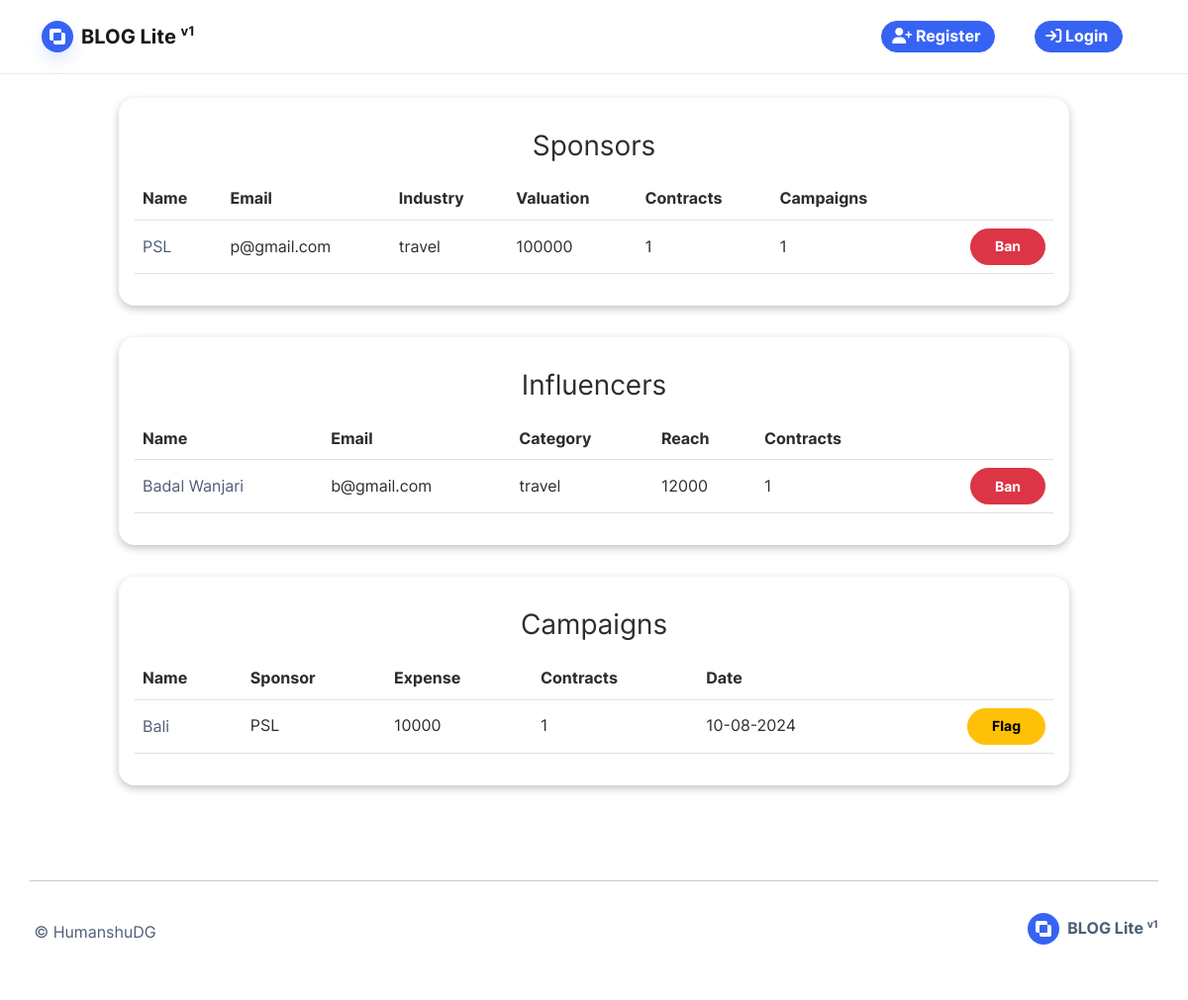
The page /admin on the database its author committed.
### base/models.py (models this page shows, shortened)
class Sponsor(db.Model):
    id = db.Column(db.Integer, primary_key=True)
    user_id = db.Column(db.Integer, db.ForeignKey('user.id'), unique=True)
    sponsor_name = db.Column(db.String(100), nullable=False)
    industry = db.Column(db.String(100))
    market_valuation = db.Column(db.Integer())
    bio = db.Column(db.Text(), nullable=True)
    website = db.Column(db.String(50), default="-")
    image_file = db.Column(db.String(50), nullable=False, default='default-sponsor.jpg')
    sponsor_campaigns = db.relationship('Campaign', backref='sponsor_campaigns', uselist=True)
    sponsor_contracts = db.relationship('Contract', backref="sponsor_contracts", uselist=True)

class Influencer(db.Model):
    id = db.Column(db.Integer, primary_key=True)
    user_id = db.Column(db.Integer, db.ForeignKey('user.id'), unique=True)
    influencer_name = db.Column(db.String(100), nullable=False)
    category = db.Column(db.String(100), nullable=False)
    niche = db.Column(db.String(100), nullable=False)
    reach = db.Column(db.Integer, nullable=False)
    profile_url = db.Column(db.String(100), nullable=True)
    image_file = db.Column(db.String(50), nullable=False, default='default.jpg')
    bio = db.Column(db.Text(), nullable=True)
    campaign_requests = db.relationship('CampaignRequest', backref='campaign_requests', uselist=True)
    campaign_contracts = db.relationship('Contract', backref='campaign_contracts', uselist=True)

class Campaign(db.Model):
    id = db.Column(db.Integer, primary_key=True, autoincrement=True)
    sponsor_id = db.Column(db.Integer, db.ForeignKey('sponsor.id'))
    title = db.Column(db.String(150), nullable=False)
    description = db.Column(db.Text(), nullable=False)
    budget = db.Column(db.Integer, nullable=False)
    target_audience = db.Column(db.String(20))
    start_date = db.Column(db.Date(), nullable=False)
    end_date = db.Column(db.Date(), nullable=False)
    image_file = db.Column(db.String(50), nullable=False, default='default.jpg')
    is_disabled = db.Column(db.Boolean, default=True)
    is_deleted = db.Column(db.Boolean, default=False)
    is_flagged = db.Column(db.Boolean, default=False)
    date_posted = db.Column(db.DateTime, nullable=False, default=datetime.now())
    influencer_requests = db.relationship('CampaignRequest', backref='influencer_requests', uselist=True)
    influencer_contracts = db.relationship('Contract', backref='influencer_contracts', uselist=True)
    def __repr__(self):
        return f"Campaign('{self.title}', '{self.budget}')"

### base/admin_routes.py (the view)
@app.route("/admin")
def admin_home():
    sponsors = (
            Sponsor.query
            .join(User, Sponsor.user_id == User.id)
            .outerjoin(Sponsor.sponsor_campaigns)
            .outerjoin(Sponsor.sponsor_campaigns)
            .add_columns(
                User.is_banned,
                User.email,
                Sponsor.sponsor_name,
                Sponsor.industry,
                Sponsor.market_valuation,
                Sponsor.user_id,
                func.count(Sponsor.sponsor_campaigns).label("contract_count"),
                func.count(Sponsor.sponsor_campaigns).label("campaign_count")
            )
            .group_by(
                Sponsor.id,
            )
            .all()
        )
    influencers = (
            Influencer.query
            .join(User, Influencer.user_id == User.id)
            .outerjoin(Influencer.campaign_contracts)  # Ensure this matches the relationship name
            .add_columns(
                Influencer.user_id,
                Influencer.influencer_name,
                User.is_banned,
                User.email,
                Influencer.reach,
                func.count(Influencer.campaign_contracts).label("contract_count"),
                Influencer.category
            )
            .group_by(
                Influencer.user_id
            )
            .all()
        )
    campaigns = (
        Campaign.query
        .join(Sponsor, Campaign.sponsor_id == Sponsor.id)
        .outerjoin(Campaign.influencer_contracts)
        .add_columns(
            Campaign.id,
            Campaign.title,
            Campaign.date_posted,
            Campaign.budget,
            Campaign.is_flagged,
            Sponsor.sponsor_name,
            func.count(Campaign.influencer_contracts).label("influencer_count"),
            func.sum(Campaign.budget).label("expenditure")
        )
        .group_by(
            Campaign.id
        )
        .all()
    )
    print(campaigns)
    return render_template('admin-pages/home.html',
                           sponsors=sponsors, \
                           influencers=influencers, \
                           campaigns=campaigns,
                          )

### base/templates/admin-pages/home.html (shortened to what this page needs)
{% extends 'base.html' %} {% block blog %}
<div
    class="h-100 my-4 gap-4 row"
    style="
        width: 80%;
        display: grid;
        grid-template-columns: 1fr;
        margin-inline: auto;
        column-gap: 1rem;
        row-gap: 1rem;
        grid-auto-flow: row;
    "
>
    <div
        class="card mb-2 p-3 w-100"
        style="box-shadow: rgba(0, 0, 0, 0.24) 0px 3px 8px"
    >
        <h3 class="card-title my-3">Sponsors</h3>
        <table class="table table-hover w-100">
            <tr class="">
                <th>Name</th>
                <th>Email</th>
                <th>Industry</th>
                <th>Valuation</th>
                <th>Contracts</th>
                <th>Campaigns</th>
                <th></th>
            </tr>
            {% for sponsor in sponsors %}
            <tr class="col-md-12">
                <td>
                    <a href="{{ url_for('profile', id=sponsor.user_id) }}"
                        >{{sponsor.sponsor_name}}</a
                    >
                </td>
                <td>{{sponsor.email}}</td>
                <td>{{sponsor.industry}}</td>
                <td>{{sponsor.market_valuation}}</td>
                <td>{{sponsor.contract_count}}</td>
                <td>{{sponsor.campaign_count}}</td>
                <td class="" style="text-align: right !important">
                    <a href="{{ url_for('ban_user', id=sponsor.user_id ) }}">
                        {% if sponsor.is_banned %}
                        <button class="btn btn-sm btn-success">Unban</button>
                        {% else %}
                        <button class="btn btn-sm btn-danger">Ban</button>
                        {% endif %}
                    </a>
                </td>
            </tr>
            {% endfor %}
        </table>
    </div>
    <div
        class="card mb-2 p-3 w-100"
        style="box-shadow: rgba(0, 0, 0, 0.24) 0px 3px 8px"
    >
        <h3 class="card-title my-3">Influencers</h3>
        <table class="table table-hover w-100">
            <tr class="col-md-12">
                <th class="">Name</th>
                <th>Email</th>
                <th>Category</th>
                <th>Reach</th>
                <th>Contracts</th>
                <th></th>
            </tr>
            {% for influencer in influencers %}
            <tr class="col-md-12">
                <td class="">
                    <a href="{{ url_for('profile', id=influencer.user_id) }}"
                        >{{influencer.influencer_name}}</a
                    >
                </td>
                <td class="">{{influencer.email}}</td>
                <td class="">{{influencer.category}}</td>
                <td class="">{{influencer.reach}}</td>
                <td class="">{{influencer.contract_count}}</td>
                <td style="text-align: right !important">
                    <a href="{{ url_for('ban_user', id=influencer.user_id ) }}">
                        {% if influencer.is_banned %}
                        <button class="btn btn-sm btn-success">Unban</button>
                        {% else %}
                        <button class="btn btn-sm btn-danger">Ban</button>
                        {% endif %}
                    </a>
                </td>
            </tr>
            {% endfor %}
        </table>
    </div>
    <div
        class="card mb-2 p-3 w-100"
        style="box-shadow: rgba(0, 0, 0, 0.24) 0px 3px 8px"
    >
        <h3 class="card-title my-3">Campaigns</h3>
        <table class="table table-hover w-100 text-center">
            <tr class="col-md-12">
                <th>Name</th>
                <th>Sponsor</th>
                <th>Expense</th>
                <th>Contracts</th>
                <th>Date</th>
                <th></th>
            </tr>
            {% for campaign in campaigns %}
            <tr class="col-md-12">
                <td>
                    <a href="{{ url_for('profile', id=campaign.id ) }}"
                        >{{campaign.title[0:15]}}</a
                    >
                </td>
                <td>{{campaign.sponsor_name}}</td>
                <td>{{campaign.expenditure}}</td>
                <td>{{campaign.influencer_count}}</td>
                <td>{{campaign.date_posted.strftime('%d-%m-%Y')}}</td>
                <td style="text-align: right !important">
                    <a href="{{ url_for('flag_campaign', id=campaign.id) }}">
                        {% if campaign.is_flagged %}
                        <button class="btn btn-sm btn-success">Unflag</button>
                        {% else %}
                        <button class="btn btn-sm btn-warning">Flag</button>
                        {% endif %}
                    </a>
                </td>
            </tr>
            {% endfor %}
        </table>
    </div>
</div>
{% endblock %}

### base/templates/base.html (shortened to what this page needs)
<!DOCTYPE html>
<html lang="en">
<head>
	<link rel = "stylesheet" href = '/static/style.css'>
</head>
<body>
	<nav id="mainNav" class="navbar navbar-light navbar-expand-md sticky-top navbar-shrink py-3">
		<div class="container">
			<a class="navbar-brand d-flex align-items-center"
				href="/"
				>
				<span class="bs-icon-sm bs-icon-circle bs-icon-primary shadow d-flex justify-content-center align-items-center me-2 bs-icon">
					<svg class="bi bi-exclude" xmlns="http://www.w3.org/2000/svg" width="1em" height="1em" fill="currentColor" viewBox="0 0 16 16">
						<path d="M0 2a2 2 0 0 1 2-2h8a2 2 0 0 1 2 2v2h2a2 2 0 0 1 2 2v8a2 2 0 0 1-2 2H6a2 2 0 0 1-2-2v-2H2a2 2 0 0 1-2-2V2zm12 2H5a1 1 0 0 0-1 1v7h7a1 1 0 0 0 1-1V4z"></path>
					</svg>
				</span>
				<span>
					BLOG Lite
						<sup>
							<small>
								v1
							</small>
						</sup>
				</span>
			</a>
			<div id="navcol-1" class="collapse navbar-collapse justify-content-between align-items-center">
				{% if current_user.is_authenticated %}
					<ul class="navbar-nav mx-auto">
						<li class="nav-item">
							<a class="nav-link
								{% block home %}
								{% endblock %}
								" href="/home">
								<i class="fa-solid fa-house-chimney"></i>
							</a>
						</li>
						{% if current_user.is_authenticated and current_user.role=="INFLUENCER" %}
						<li class="nav-item">
							<a class="nav-link
							" href="{{url_for('my_contracts')}}">
								<i class="fa-solid fa-folder-open"></i>
								</i>
							</a>
						</li>
						{% endif %}
						<li class="nav-item">
							<a class="nav-link
								{% block search %}
								{% endblock %}
								" href="/search">
								<i class="fa-solid fa-magnifying-glass"></i>
							</a>
						</li>
						<li class="nav-item">
							<a class="nav-link
								{% block profile %}
								{% endblock %}
								" href="/account">
								<i class="fa-solid fa-user"></i>
							</a>
						</li>
					</ul>
					<ul class="nav mx-1 navbar-right">
						{% if current_user.role == "SPONSOR" %}
						<li class='nav-item navbar-right'>
							<a class="btn btn-primary" role="button" style="margin-left: 20px;margin-right: 20px;padding-left: 10px;padding-right: 10px;padding-top: 2px;padding-bottom: 2px;"
								href="{{url_for('create_campaign')}}"
								>
								<i class="far fa-plus"></i>&nbsp;Create&nbsp;
							</a>
						</li>
						{% endif %}
						<li class='nav-item navbar-right'>
							<a class="btn btn-primary" role="button" style="margin-left: 20px;margin-right: 20px;padding-left: 10px;padding-right: 10px;padding-top: 2px;padding-bottom: 2px;"
								href="{{url_for('logout')}}"
								>
								<i class="fa fa-sign-out"></i>&nbsp;Logout&nbsp;
							</a>
						</li>
					</ul>
					{% else %}
					<ul class="nav mx-1 navbar-right">
						<li class="nav-item navbar-right">
							<a class="btn btn-primary" role="button" style="margin-left: 20px;margin-right: 20px;padding-left: 10px;padding-right: 10px;padding-top: 2px;padding-bottom: 2px;"
								href="{{ url_for('register' )}}"
								>
								<i class="fa-solid fa-user-plus"></i>&nbsp;Register&nbsp;
							</a>
						</li>
						<li class="nav-item navbar-right">
							<a class="btn btn-primary" role="button" style="margin-left: 20px;margin-right: 20px;padding-left: 10px;padding-right: 10px;padding-top: 2px;padding-bottom: 2px;"
								href="{{ url_for('login' )}}"
								>
								<i class="fa-solid fa-sign-in"></i>&nbsp;Login&nbsp;
							</a>
						</li>
					</ul>
				{% endif %}
			</div>
		</div>
	</nav>
	<div align='center' style='display: flex; flex-direction: column; min-height: 520px;'>
		{% block blog %}{% endblock %}
	</div>
	<footer class="bg-primary-gradient" style="margin-top: auto; background: #ffffff;">
		<div class="container py-4 py-lg-5" style="margin-top: auto;margin-bottom: 0px;padding-left: 0px;padding-right: 0px;">
			<hr>
			<div class="text-muted d-flex justify-content-between align-items-center pt-3">
				<p class="mb-0">
					&nbsp;<a href='https://www.linkedin.com/in/HumanshuDG' style='text-decoration:none'>©&nbsp;HumanshuDG</a>
				</p>
				<div class="fw-bold d-flex align-items-center mb-2">
					<span class="bs-icon-sm bs-icon-circle bs-icon-primary d-flex justify-content-center align-items-center bs-icon me-2">
						<svg xmlns="http://www.w3.org/2000/svg" width="1em" height="1em" fill="currentColor" viewBox="0 0 16 16" class="bi bi-bezier">
							<path d="M0 2a2 2 0 0 1 2-2h8a2 2 0 0 1 2 2v2h2a2 2 0 0 1 2 2v8a2 2 0 0 1-2 2H6a2 2 0 0 1-2-2v-2H2a2 2 0 0 1-2-2V2zm12 2H5a1 1 0 0 0-1 1v7h7a1 1 0 0 0 1-1V4z"></path>
						</svg>
					</span>
					<span>
						BLOG Lite
							<sup>
								<small>
									v1
								</small>
							</sup>
					</span>
				</div>
			</div>
		</div>
	</footer>
</body>
</html>

### base/templates/admin-pages/home.html (style rules this page uses)
td, th { vertical-align: middle; text-align: left; }
td a, td input, td img { vertical-align: middle; display: inline-block; }

### rows shown on the page
Sponsor: sponsor_name "PSL", email "p@gmail.com", industry "travel", market_valuation "100000", contract_count "1", campaign_count "1"
Influencer: influencer_name "Badal Wanjari", email "b@gmail.com", category "travel", reach "12000", contract_count "1"
Campaign: title "Bali", sponsor_name "PSL", expenditure "10000", influencer_count "1", date_posted "10-08-2024"
